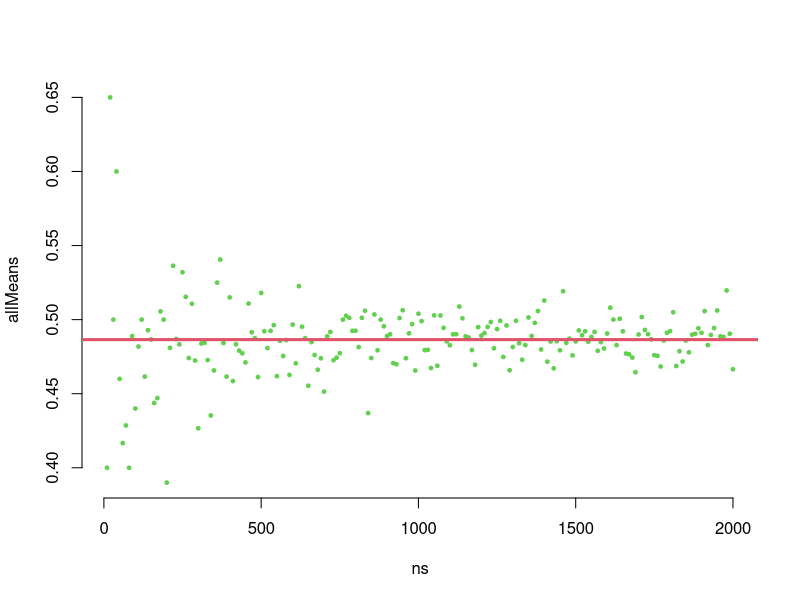

Reproduce this figure in R.
set.seed(75473)
n <- 40
samp2 <- rbinom(n, size=1, prob=18/37)
cat("Mean=",mean(samp2), ", SD=",sd(samp2),"\n")

pdf("images/chapter_4/LLNroulette.pdf")
set.seed(95473)
ns <- seq(10, 2000, by=10)
L <- length(ns)
allMeans <- rep(0, L)
for (i in 1:L) {
  samp <- rbinom(ns[i], size=1, prob=18/37) # (@\wingding{1}@)
  allMeans[i] <- mean(samp)
}
plot(ns, allMeans, pch=19, cex=0.5, col=3, axes=FALSE)
axis(1); axis(2)
abline(h=18/37, lwd=3,col=2)
dev.off()

set.seed(15472)
n <- 10000
roulette <- rbinom(n, 1, 18/37)
cat("Prob. win=", mean(roulette),"\n")
cat("Paid: ", prettyNum(n, big.mark=","), "dollars . Won: ", sum(roulette), "times.", "Total gain:", prettyNum(2*sum(roulette), big.mark = ","), "dollars. Net gain/loss:", prettyNum(2*sum(roulette)-n,big.mark = ","),"\n")
